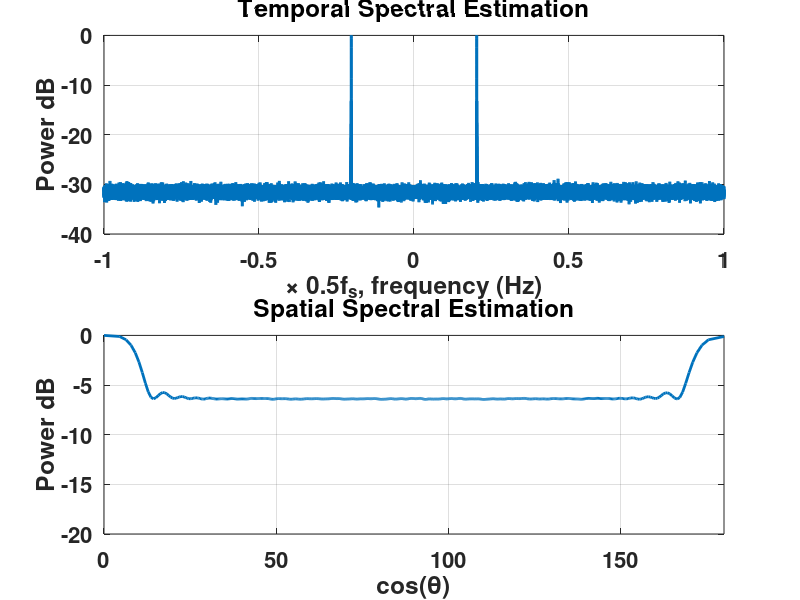

Recreate this plot in MATLAB.
clear;close all;
%%%%%%% Some constant parameters
angle = 180;
N = 64;%%%%Number of sensors
f = 4461.9;%%%%Signal frequency in Hz
c = 343;%%%%%Signal speed in m/s
lambda = c/f;%%%%%Signal wavelength in m
deltat = 1/44099;%%%%Temporal sampling interval in s
SNRdB = -10;%%%%SNR in dB
vars = 1;%%%%Signal variance
varn = vars*10^(-SNRdB/10);%%%%Noise variance

%%%%To create x = (exp(1j*2*pi*f*t-1j*pi*cosd(-34)*indices)+ ...
%%%%exp(1j*2*pi*(-f)*t-1j*pi*cosd(-34)*indices)), make a matrix with the t
%%%%values and indices values first
times = (0:deltat:1)';
SampleSize = length(times);%%%%This is the number of samples per sensor
locations = 0:(N-1);
[indices,t] = meshgrid(locations,times);
x = cos(2*pi*f*t-pi*cosd(angle)*indices);
clear indices t times;
%%%%To the matrix x above, we need to add white noise
totalData = x + sqrt(varn/2)*randn(size(x)) + 1i*sqrt(varn/2)*randn(size(x));

%%%%%%%%%********************************************************************
%%%%%%%%%********************************************************************
%%%%%%%%%********************************************************************
%%%%%%%%%********************************************************************
% %%%%%%%%%%%%%Uncomment the following line to use real data
% load('90.mat');
% totalData = totalData(1:40000,:);
%%%%%%%%%********************************************************************
%%%%%%%%%********************************************************************
%%%%%%%%%********************************************************************
%%%%%%%%%********************************************************************

%%%%The following four lines evaluate the spatial spectrum
F = fft(totalData,N*10,2);
mF = mean(abs(F));
mF = fliplr(fftshift(mF)/max(abs(mF)));
w = linspace(-1,1,length(mF));


%%%%%%%%%%%Plot the spatial spectrum
figure1 = figure; %('WindowState','maximized');
axes1 = axes('Parent',figure1,...
    'Position',[0.13 0.11 0.775 0.331]);
hold(axes1,'on');
plot(acosd(w),20*log10(mF),'Parent',axes1,'LineWidth',2);
ylabel('Power dB','FontWeight','bold');
xlabel('cos(\theta)','FontWeight','bold');
title('Spatial Spectral Estimation','FontWeight','bold');
xlim(axes1,[0 180]);
ylim(axes1,[-20 0]);
box(axes1,'on');
grid(axes1,'on');
set(axes1,'FontSize',16,'FontWeight','bold');

%%%%%Now evaluate the temporal spectrum
F = fft(totalData,size(totalData,1)*10);
mF = mean(abs(F),2);
mF = fftshift(mF)/max(abs(mF));
w = linspace(-1,1,length(mF));

%%%%%%Plot the temporal spectrum
axes2 = axes('Parent',figure1,...
    'Position',[0.13 0.61 0.775 0.331]);
hold(axes2,'on');
plot(w,20*log10(mF),'Parent',axes2,'LineWidth',2);
ylabel('Power dB','FontWeight','bold');
xlabel('\times 0.5f_s, frequency (Hz)','FontWeight','bold');
title('Temporal Spectral Estimation','FontWeight','bold');
xlim(axes2,[-1 1]);
ylim(axes2,[-40 0]);
box(axes2,'on');
grid(axes2,'on');
% Set the remaining axes properties
set(axes2,'FontSize',16,'FontWeight','bold');
